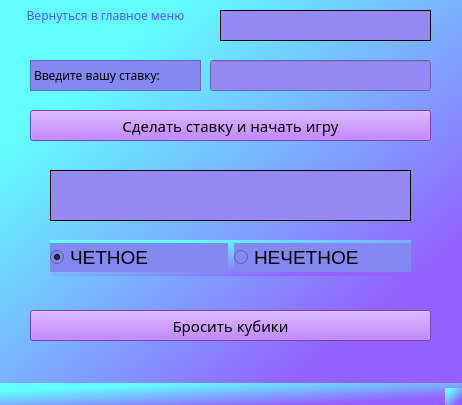
<?xml version="1.0" encoding="UTF-8"?>
<ui version="4.0">
 <class>EvenOdd</class>
 <widget class="QMainWindow" name="EvenOdd">
  <property name="geometry">
   <rect>
    <x>0</x>
    <y>0</y>
    <width>462</width>
    <height>405</height>
   </rect>
  </property>
  <property name="windowTitle">
   <string>MainWindow</string>
  </property>
  <property name="autoFillBackground">
   <bool>false</bool>
  </property>
  <property name="styleSheet">
   <string notr="true">background-color: qlineargradient(spread:reflect, x1:1, y1:1, x2:0, y2:0, stop:0.179104 rgba(148, 96, 255, 255), stop:0.79602 rgba(99, 252, 255, 255));</string>
  </property>
  <widget class="QWidget" name="centralwidget">
   <widget class="QPushButton" name="pushButton_throw">
    <property name="geometry">
     <rect>
      <x>30</x>
      <y>310</y>
      <width>401</width>
      <height>31</height>
     </rect>
    </property>
    <property name="font">
     <font>
      <family>OCR A Extended</family>
      <pointsize>11</pointsize>
     </font>
    </property>
    <property name="mouseTracking">
     <bool>false</bool>
    </property>
    <property name="autoFillBackground">
     <bool>false</bool>
    </property>
    <property name="styleSheet">
     <string notr="true">background-color: rgb(170, 85, 255);</string>
    </property>
    <property name="text">
     <string>Бросить кубики</string>
    </property>
    <property name="autoDefault">
     <bool>false</bool>
    </property>
    <property name="flat">
     <bool>false</bool>
    </property>
   </widget>
   <widget class="QLabel" name="label_result">
    <property name="geometry">
     <rect>
      <x>50</x>
      <y>170</y>
      <width>361</width>
      <height>51</height>
     </rect>
    </property>
    <property name="font">
     <font>
      <family>Microsoft JhengHei Light</family>
      <pointsize>11</pointsize>
      <italic>true</italic>
     </font>
    </property>
    <property name="styleSheet">
     <string notr="true">background-color: rgb(150, 137, 241);</string>
    </property>
    <property name="frameShape">
     <enum>QFrame::Panel</enum>
    </property>
    <property name="text">
     <string/>
    </property>
    <property name="scaledContents">
     <bool>false</bool>
    </property>
    <property name="alignment">
     <set>Qt::AlignBottom|Qt::AlignLeading|Qt::AlignLeft</set>
    </property>
    <property name="wordWrap">
     <bool>false</bool>
    </property>
    <property name="openExternalLinks">
     <bool>false</bool>
    </property>
   </widget>
   <widget class="QLineEdit" name="lineEdit_stavka">
    <property name="geometry">
     <rect>
      <x>210</x>
      <y>60</y>
      <width>221</width>
      <height>31</height>
     </rect>
    </property>
    <property name="font">
     <font>
      <family>Segoe UI</family>
      <pointsize>10</pointsize>
      <italic>true</italic>
     </font>
    </property>
    <property name="styleSheet">
     <string notr="true">background-color: rgb(150, 137, 241);</string>
    </property>
    <property name="text">
     <string/>
    </property>
   </widget>
   <widget class="QLabel" name="label_2">
    <property name="geometry">
     <rect>
      <x>30</x>
      <y>60</y>
      <width>171</width>
      <height>31</height>
     </rect>
    </property>
    <property name="font">
     <font>
      <family>Microsoft YaHei</family>
      <pointsize>9</pointsize>
     </font>
    </property>
    <property name="styleSheet">
     <string notr="true">background-color: rgb(131, 137, 241);</string>
    </property>
    <property name="frameShape">
     <enum>QFrame::StyledPanel</enum>
    </property>
    <property name="text">
     <string>Введите вашу ставку:</string>
    </property>
   </widget>
   <widget class="QPushButton" name="pushButton_strt">
    <property name="geometry">
     <rect>
      <x>30</x>
      <y>110</y>
      <width>401</width>
      <height>31</height>
     </rect>
    </property>
    <property name="font">
     <font>
      <family>OCR A Extended</family>
      <pointsize>11</pointsize>
     </font>
    </property>
    <property name="mouseTracking">
     <bool>false</bool>
    </property>
    <property name="autoFillBackground">
     <bool>false</bool>
    </property>
    <property name="styleSheet">
     <string notr="true">background-color: rgb(170, 85, 255);</string>
    </property>
    <property name="text">
     <string>Сделать ставку и начать игру</string>
    </property>
    <property name="checkable">
     <bool>false</bool>
    </property>
    <property name="autoDefault">
     <bool>false</bool>
    </property>
    <property name="flat">
     <bool>false</bool>
    </property>
   </widget>
   <widget class="QPushButton" name="pushButton_back">
    <property name="enabled">
     <bool>true</bool>
    </property>
    <property name="geometry">
     <rect>
      <x>0</x>
      <y>0</y>
      <width>211</width>
      <height>31</height>
     </rect>
    </property>
    <property name="font">
     <font>
      <family>OCR A Extended</family>
      <pointsize>9</pointsize>
     </font>
    </property>
    <property name="tabletTracking">
     <bool>false</bool>
    </property>
    <property name="focusPolicy">
     <enum>Qt::NoFocus</enum>
    </property>
    <property name="toolTip">
     <string/>
    </property>
    <property name="styleSheet">
     <string notr="true">color: rgb(85, 85, 255);</string>
    </property>
    <property name="text">
     <string>Вернуться в главное меню</string>
    </property>
    <property name="flat">
     <bool>true</bool>
    </property>
   </widget>
   <widget class="QLabel" name="lbl_balance">
    <property name="geometry">
     <rect>
      <x>220</x>
      <y>10</y>
      <width>211</width>
      <height>31</height>
     </rect>
    </property>
    <property name="font">
     <font>
      <family>Microsoft YaHei</family>
      <pointsize>9</pointsize>
     </font>
    </property>
    <property name="autoFillBackground">
     <bool>false</bool>
    </property>
    <property name="styleSheet">
     <string notr="true">background-color: rgb(150, 137, 241);</string>
    </property>
    <property name="frameShape">
     <enum>QFrame::Panel</enum>
    </property>
    <property name="text">
     <string/>
    </property>
    <property name="alignment">
     <set>Qt::AlignCenter</set>
    </property>
   </widget>
   <widget class="QWidget" name="verticalWidget_3" native="true">
    <property name="geometry">
     <rect>
      <x>50</x>
      <y>240</y>
      <width>361</width>
      <height>36</height>
     </rect>
    </property>
    <layout class="QHBoxLayout" name="horizontalLayout_2">
     <item>
      <widget class="QRadioButton" name="radioButton_even">
       <property name="font">
        <font>
         <family>Microsoft YaHei UI</family>
         <pointsize>14</pointsize>
         <italic>false</italic>
         <underline>false</underline>
         <stylestrategy>PreferDefault</stylestrategy>
        </font>
       </property>
       <property name="focusPolicy">
        <enum>Qt::StrongFocus</enum>
       </property>
       <property name="contextMenuPolicy">
        <enum>Qt::DefaultContextMenu</enum>
       </property>
       <property name="acceptDrops">
        <bool>false</bool>
       </property>
       <property name="autoFillBackground">
        <bool>false</bool>
       </property>
       <property name="styleSheet">
        <string notr="true">background-color: rgb(131, 137, 241);</string>
       </property>
       <property name="text">
        <string>ЧЕТНОЕ</string>
       </property>
       <property name="iconSize">
        <size>
         <width>20</width>
         <height>20</height>
        </size>
       </property>
       <property name="checkable">
        <bool>true</bool>
       </property>
       <property name="checked">
        <bool>true</bool>
       </property>
      </widget>
     </item>
     <item>
      <widget class="QRadioButton" name="radioButton_odd">
       <property name="font">
        <font>
         <family>Microsoft YaHei UI</family>
         <pointsize>14</pointsize>
         <italic>false</italic>
         <underline>false</underline>
         <stylestrategy>PreferDefault</stylestrategy>
        </font>
       </property>
       <property name="focusPolicy">
        <enum>Qt::StrongFocus</enum>
       </property>
       <property name="contextMenuPolicy">
        <enum>Qt::DefaultContextMenu</enum>
       </property>
       <property name="acceptDrops">
        <bool>false</bool>
       </property>
       <property name="autoFillBackground">
        <bool>false</bool>
       </property>
       <property name="styleSheet">
        <string notr="true">background-color: rgb(131, 137, 241);</string>
       </property>
       <property name="text">
        <string>НЕЧЕТНОЕ</string>
       </property>
       <property name="checked">
        <bool>false</bool>
       </property>
      </widget>
     </item>
    </layout>
   </widget>
  </widget>
  <widget class="QMenuBar" name="menubar">
   <property name="geometry">
    <rect>
     <x>0</x>
     <y>0</y>
     <width>462</width>
     <height>26</height>
    </rect>
   </property>
  </widget>
  <widget class="QStatusBar" name="statusbar"/>
 </widget>
 <resources/>
 <connections/>
</ui>
